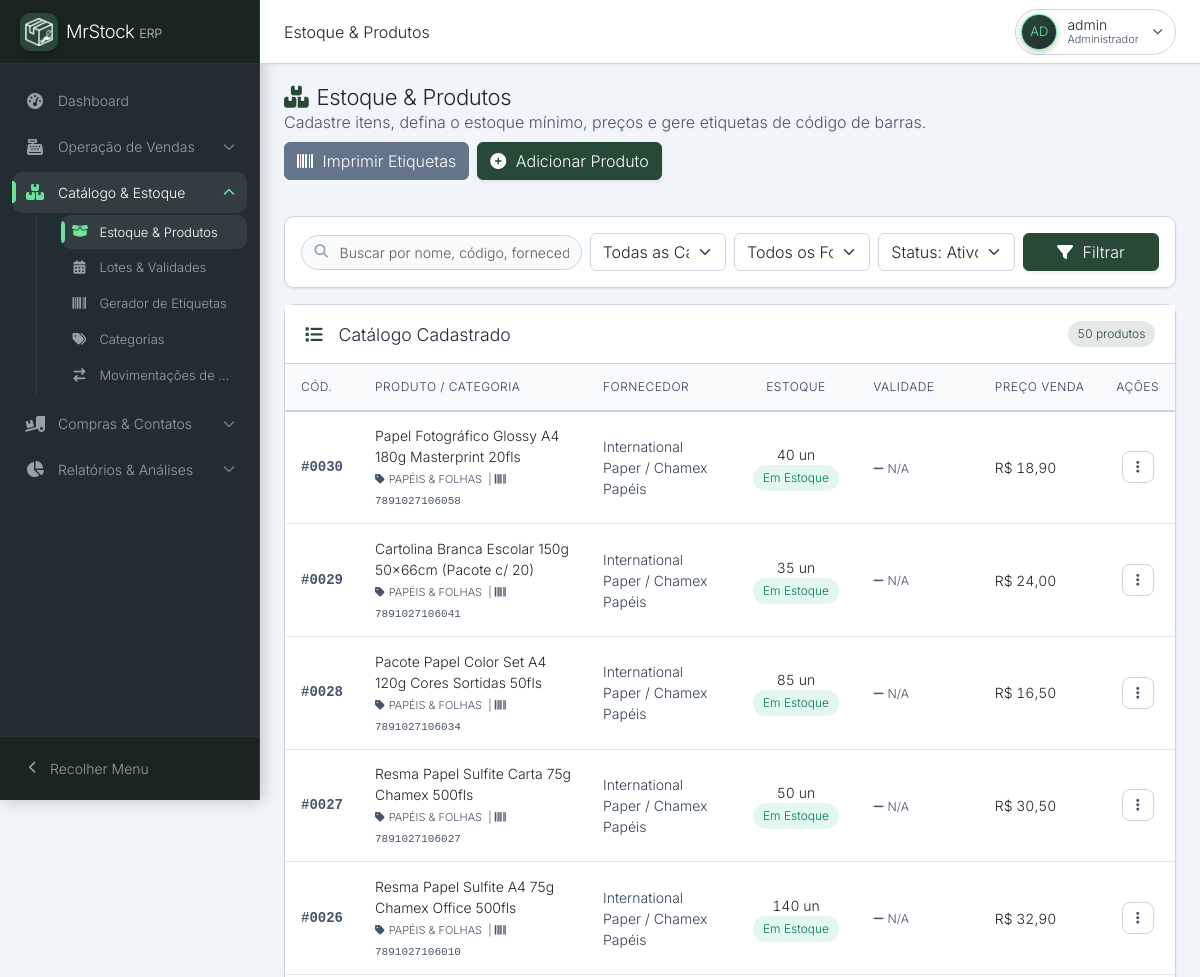
Page /produtos/index.php?pagina=3 (signed in, upper part) on the earlier database version.
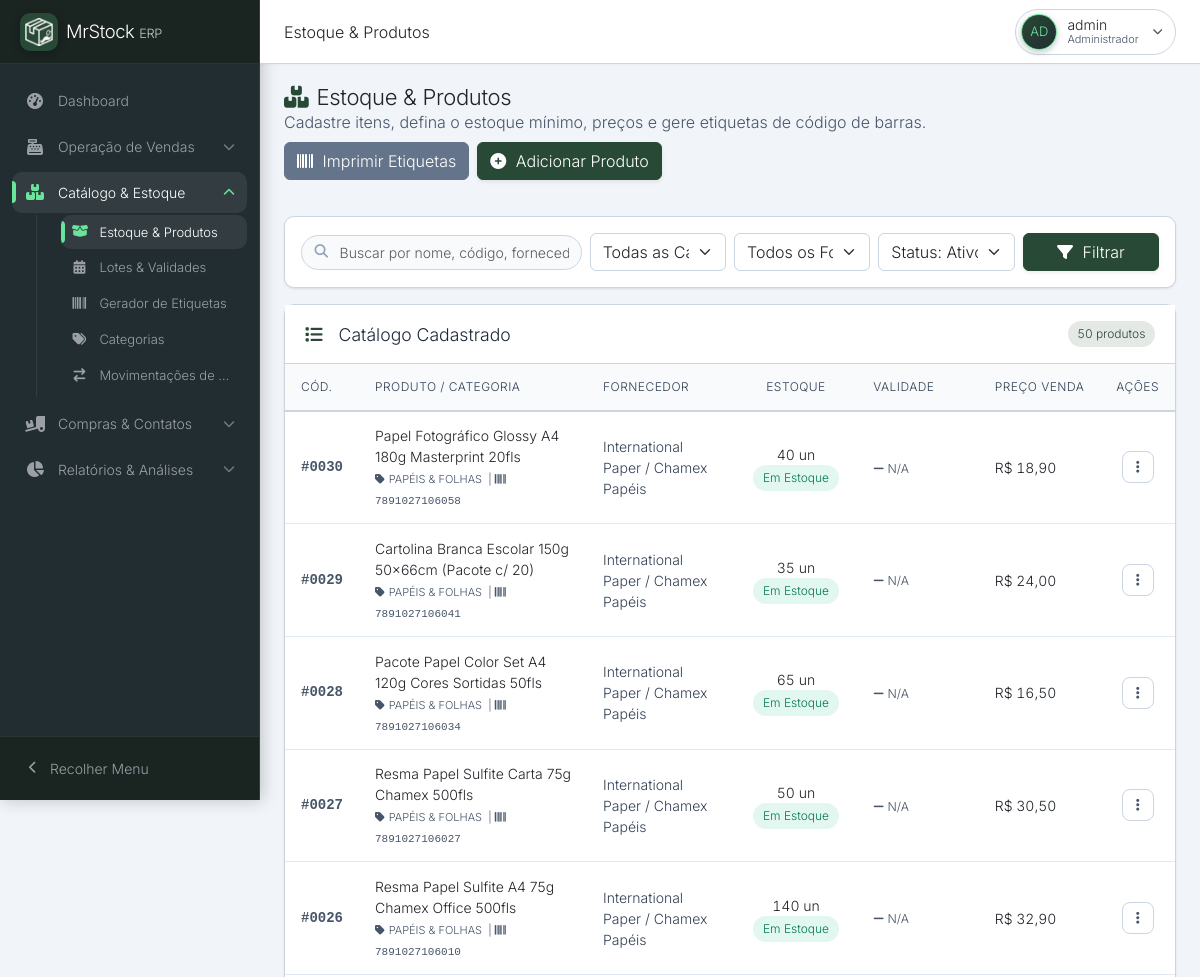
Same page on the later database version.
### tables this page shows
CREATE TABLE `produtos` (
  `id` int(11) NOT NULL AUTO_INCREMENT,
  `nome` varchar(255) NOT NULL,
  `categoria` varchar(100) DEFAULT NULL,
  `quantidade` int(11) DEFAULT 0,
  `estoque_minimo` int(11) DEFAULT 5,
  `validade` date DEFAULT NULL,
  `preco_venda` decimal(10,2) NOT NULL,
  `preco_compra` decimal(10,2) NOT NULL DEFAULT 0.00,
  `fornecedor_id` int(11) DEFAULT NULL,
  `status` enum('ativo','inativo') DEFAULT 'ativo',
  `codigo_de_barra` varchar(50) DEFAULT NULL,
  `categoria_id` int(11) DEFAULT NULL,
  PRIMARY KEY (`id`),
  KEY `fornecedor_id` (`fornecedor_id`),
  KEY `fk_produtos_categoria` (`categoria_id`),
  CONSTRAINT `fk_produtos_categoria` FOREIGN KEY (`categoria_id`) REFERENCES `categorias` (`id`) ON DELETE SET NULL,
  CONSTRAINT `produtos_ibfk_1` FOREIGN KEY (`fornecedor_id`) REFERENCES `fornecedores` (`id`) ON DELETE SET NULL
);

CREATE TABLE `categorias` (
  `id` int(11) NOT NULL AUTO_INCREMENT,
  `nome` varchar(100) NOT NULL,
  `descricao` text DEFAULT NULL,
  PRIMARY KEY (`id`)
);

CREATE TABLE `fornecedores` (
  `id` int(11) NOT NULL AUTO_INCREMENT,
  `nome` varchar(255) NOT NULL,
  `cnpj` varchar(20) DEFAULT NULL,
  `telefone` varchar(20) DEFAULT NULL,
  `email` varchar(255) DEFAULT NULL,
  `status` enum('ativo','inativo') DEFAULT 'ativo',
  `contato` varchar(100) DEFAULT NULL,
  `endereco` varchar(255) DEFAULT NULL,
  `numero` varchar(50) DEFAULT NULL,
  `bairro` varchar(100) DEFAULT NULL,
  `cidade` varchar(100) DEFAULT NULL,
  `estado` char(2) DEFAULT NULL,
  `cep` varchar(10) DEFAULT NULL,
  PRIMARY KEY (`id`)
);

### produtos/index.php (the view, shortened to what the rows shown need)
<?php
require_once __DIR__ . '/../inc/database.php';
$statusFiltro     = trim($_GET['status'] ?? '');
$limit = 10;
$page  = max(1, (int)($_GET['pagina'] ?? 1));
$where = ["1=1"];
if ($statusFiltro === 'em_estoque' || $statusFiltro === 'ativo') {
    $where[] = "p.status = 'ativo' AND p.quantidade > 0";
} elseif ($statusFiltro === 'baixo_estoque') {
    $where[] = "p.status = 'ativo' AND p.quantidade <= p.estoque_minimo AND p.quantidade > 0";
} elseif ($statusFiltro === 'sem_estoque') {
    $where[] = "p.status = 'ativo' AND p.quantidade = 0";
} elseif ($statusFiltro === 'vencendo_30') {
    $where[] = "p.status = 'ativo' AND p.validade IS NOT NULL AND p.validade >= CURDATE() AND p.validade <= DATE_ADD(CURDATE(), INTERVAL 30 DAY)";
} elseif ($statusFiltro === 'vencido') {
    $where[] = "p.status = 'ativo' AND p.validade IS NOT NULL AND p.validade < CURDATE()";
} elseif ($statusFiltro === 'inativo') {
    $where[] = "p.status = 'inativo'";
} elseif ($statusFiltro === 'todos') {
} else {
    $where[] = "p.status = 'ativo'";
}
$whereSql = implode(' AND ', $where);
$offset = ($page - 1) * $limit;
$stmt = $pdo->prepare("
    SELECT p.*, f.nome as fornecedor_nome, c.nome as categoria_nome_rel
    FROM produtos p
    LEFT JOIN fornecedores f ON p.fornecedor_id = f.id
    LEFT JOIN categorias c ON p.categoria_id = c.id
    WHERE $whereSql
    ORDER BY p.id DESC
    LIMIT :limit OFFSET :offset
");
$stmt->bindValue(':limit', $limit, PDO::PARAM_INT);
$stmt->bindValue(':offset', $offset, PDO::PARAM_INT);
$stmt->execute();
$produtos = $stmt->fetchAll();
require_once __DIR__ . '/../inc/header.php';
?>
<div class="content-header d-flex justify-content-between align-items-center mb-3 flex-wrap gap-2">
    <div>
        <h2 class="fw-bold text-dark m-0"><i class="fas fa-boxes-stacked text-primary me-2"></i>Estoque & Produtos</h2>
    </div>
</div>
<div class="content-body">
    <div class="so-card">
        <div class="so-card-body p-0">
            <div class="table-responsive">
                <table class="table table-hover mb-0 so-table align-middle" id="tabelaProdutos">
                    <thead>
                        <tr>
                            <th width="8%">Cód.</th>
                            <th width="28%">Produto / Categoria</th>
                            <th width="18%">Fornecedor</th>
                            <th width="14%" class="text-center">Estoque</th>
                            <th width="14%">Validade</th>
                            <th width="12%">Preço Venda</th>
                            <th width="6%" class="text-center">Ações</th>
                        </tr>
                    </thead>
                    <tbody>
                        <?php if (count($produtos) > 0): ?>
                            <?php foreach ($produtos as $index => $p):
                                if ($p['status'] === 'inativo') {
                                    $badgeEstoque = '<span class="so-badge so-badge-danger">Inativo</span>';
                                } elseif ((int)$p['quantidade'] <= 0) {
                                    $badgeEstoque = '<span class="so-badge so-badge-danger">Sem Estoque</span>';
                                } elseif ((int)$p['quantidade'] <= (int)$p['estoque_minimo']) {
                                    $badgeEstoque = '<span class="so-badge so-badge-warning">Estoque Baixo</span>';
                                } else {
                                    $badgeEstoque = '<span class="so-badge so-badge-success">Em Estoque</span>';
                                }
                                $validadeHtml = '<span class="text-muted small"><i class="fas fa-minus"></i> N/A</span>';
                                if (!empty($p['validade'])) {
                                    $dv   = new DateTime($p['validade']);
                                    $hoje = new DateTime(date('Y-m-d'));
                                    $dias = (int)$hoje->diff($dv)->format('%r%a');
                                    if ($dias < 0) {
                                        $validadeHtml = '<span class="so-badge so-badge-danger"><i class="fas fa-times-circle me-1"></i> Vencido</span><br><small class="text-muted tabular-nums">'.date('d/m/Y',strtotime($p['validade'])).'</small>';
                                    } elseif ($dias <= 15) {
                                        $validadeHtml = '<span class="so-badge so-badge-danger tabular-nums">Faltam '.$dias.'d</span><br><small class="text-muted tabular-nums">'.date('d/m/Y',strtotime($p['validade'])).'</small>';
                                    } elseif ($dias <= 30) {
                                        $validadeHtml = '<span class="so-badge so-badge-warning tabular-nums">Faltam '.$dias.'d</span><br><small class="text-muted tabular-nums">'.date('d/m/Y',strtotime($p['validade'])).'</small>';
                                    } else {
                                        $validadeHtml = '<span class="text-secondary fw-semibold small tabular-nums"><i class="fas fa-calendar-check text-success me-1"></i>'.date('d/m/Y',strtotime($p['validade'])).'</span>';
                                    }
                                }
                                $catNomeExib = !empty($p['categoria_nome_rel']) ? $p['categoria_nome_rel'] : ($p['categoria'] ?: 'Geral');
                            ?>
                            <tr class="linha-produto">
                                <td class="fw-bold text-muted font-monospace tabular-nums">#<?= str_pad((string)$p['id'], 4, '0', STR_PAD_LEFT) ?></td>
                                <td>
                                    <strong class="text-dark d-block"><?= htmlspecialchars($p['nome']) ?></strong>
                                    <small class="text-muted text-uppercase" style="font-size:11px;">
                                        <i class="fas fa-tag me-1 text-secondary"></i><?= htmlspecialchars($catNomeExib) ?>
                                        <?php if (!empty($p['codigo_de_barra'])): ?>
                                            &nbsp;|&nbsp;<i class="fas fa-barcode text-muted"></i> <span class="tabular-nums font-monospace"><?= htmlspecialchars($p['codigo_de_barra']) ?></span>
                                        <?php endif; ?>
                                    </small>
                                </td>
                                <td>
                                    <?= htmlspecialchars($p['fornecedor_nome'] ?? 'Sem Vínculo') ?>
                                </td>
                                <td class="text-center">
                                    <span class="fw-bold text-dark d-block tabular-nums"><?= (int)$p['quantidade'] ?> un</span>
                                    <?= $badgeEstoque ?>
                                </td>
                                <td><?= $validadeHtml ?></td>
                                <td class="fw-bold text-dark tabular-nums">
                                    R$ <?= number_format((float)$p['preco_venda'], 2, ',', '.') ?>
                                </td>
                                <td class="text-center">
                                    <?php $isDropup = ($index >= count($produtos) - 2) ? 'dropup' : ''; ?>
                                    <div class="dropdown <?= $isDropup ?>">
                                        <button class="so-actions-btn" type="button" data-bs-toggle="dropdown" data-bs-boundary="viewport" aria-expanded="false" aria-label="Ações para <?= htmlspecialchars($p['nome']) ?>" title="Ações">
                                            <i class="fas fa-ellipsis-vertical"></i>
                                        </button>
                                    </div>
                                </td>
                            </tr>
                            <?php endforeach; ?>
                        <?php endif; ?>
                    </tbody>
                </table>
            </div>
        </div>
    </div>
</div>
<?php require_once __DIR__ . '/../inc/footer.php'; ?>

Differences in the rows shown:
changed produtos "Pacote Papel Color Set A4 120g Cores Sortidas 50fls": quantidade "85" → "65"
